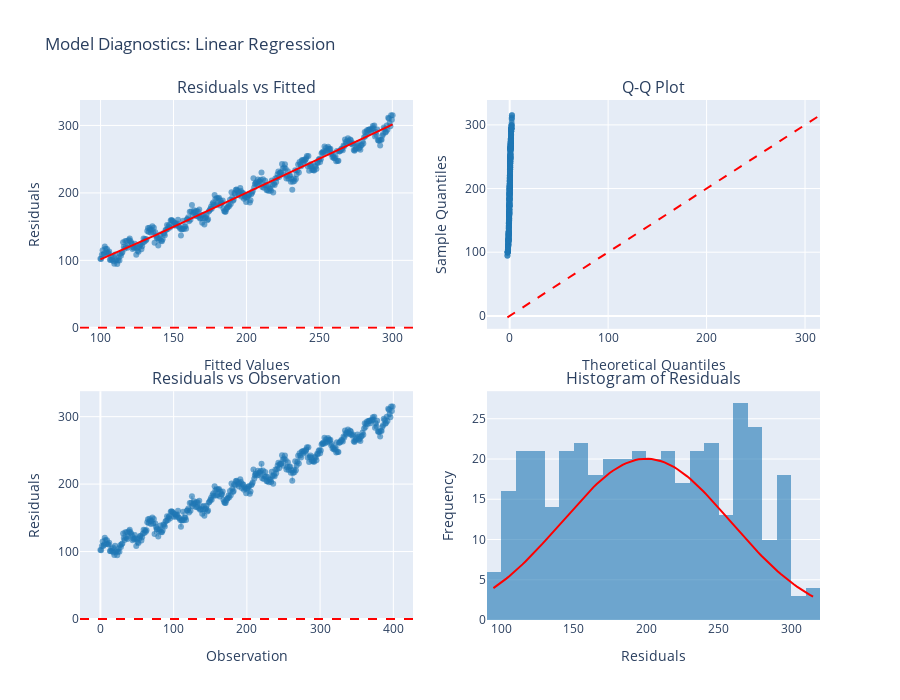

The code cell stored with this chart in its notebook:
### Markdown cell above
## 2. plot_residuals() - Diagnostic Plots

Check model assumptions with comprehensive diagnostic plots.

### Code cell
# Plot all diagnostics (2x2 grid)
fig = plot_residuals(
    fit,
    plot_type="all",
    title="Model Diagnostics: Linear Regression",
    height=700,
    width=900
)

fig.show()

print("\n📊 Diagnostic plots:")
print("  • Top-left: Residuals vs Fitted (check for patterns)")
print("  • Top-right: Q-Q plot (check normality)")
print("  • Bottom-left: Residuals vs Time (check for autocorrelation)")
print("  • Bottom-right: Histogram (check distribution)")

### Figure 1 — Plotly figure (JSON) as saved in the notebook; plotly's stock layout.template omitted (floating-point values rounded to 4 significant figures; data arrays with more than 128 entries replaced by an {"elided": "..."} marker saying what was removed)
{"data": [{"hovertemplate": "Fitted: %{x:.2f}<br>Residual: %{y:.2f}<extra></extra>", "marker": {"color": "rgba(31, 119, 180, 0.6)", "size": 6}, "mode": "markers", "showlegend": false, "type": "scatter", "x": {"elided": "400 float values"}, "xaxis": "x", "y": {"elided": "400 float values"}, "yaxis": "y"}, {"hoverinfo": "skip", "line": {"color": "red", "width": 2}, "mode": "lines", "showlegend": false, "type": "scatter", "x": {"elided": "400 float values"}, "xaxis": "x", "y": {"elided": "400 float values"}, "yaxis": "y"}, {"hovertemplate": "Theoretical: %{x:.2f}<br>Sample: %{y:.2f}<extra></extra>", "marker": {"color": "rgba(31, 119, 180, 0.6)", "size": 6}, "mode": "markers", "showlegend": false, "type": "scatter", "x": {"elided": "400 float values"}, "xaxis": "x2", "y": {"elided": "400 float values"}, "yaxis": "y2"}, {"hoverinfo": "skip", "line": {"color": "red", "dash": "dash"}, "mode": "lines", "showlegend": false, "type": "scatter", "x": [-2.326, 315.2], "xaxis": "x2", "y": [-2.326, 315.2], "yaxis": "y2"}, {"hovertemplate": "Observation: %{x}<br>Residual: %{y:.2f}<extra></extra>", "line": {"color": "rgba(31, 119, 180, 0.3)", "width": 1}, "marker": {"color": "rgba(31, 119, 180, 0.6)", "size": 6}, "mode": "markers+lines", "showlegend": false, "type": "scatter", "x": {"elided": "400 int values"}, "xaxis": "x3", "y": {"elided": "400 float values"}, "yaxis": "y3"}, {"hovertemplate": "Range: %{x}<br>Count: %{y}<extra></extra>", "marker": {"color": "rgba(31, 119, 180, 0.6)"}, "nbinsx": 30, "showlegend": false, "type": "histogram", "x": {"elided": "400 float values"}, "xaxis": "x4", "yaxis": "y4"}, {"hoverinfo": "skip", "line": {"color": "red", "width": 2}, "mode": "lines", "showlegend": false, "type": "scatter", "x": [94.43, 96.66, 98.89, 101.1, 103.4, 105.6, 107.8, 110.0, 112.3, 114.5, 116.7, 119.0, 121.2, 123.4, 125.7, 127.9, 130.1, 132.3, 134.6, 136.8, 139.0, 141.3, 143.5, 145.7, 148.0, 150.2, 152.4, 154.6, 156.9, 159.1, 161.3, 163.6, 165.8, 168.0, 170.3, 172.5, 174.7, 176.9, 179.2, 181.4, 183.6, 185.9, 188.1, 190.3, 192.6, 194.8, 197.0, 199.2, 201.5, 203.7, 205.9, 208.2, 210.4, 212.6, 214.9, 217.1, 219.3, 221.5, 223.8, 226.0, 228.2, 230.5, 232.7, 234.9, 237.2, 239.4, 241.6, 243.9, 246.1, 248.3, 250.5, 252.8, 255.0, 257.2, 259.5, 261.7, 263.9, 266.2, 268.4, 270.6, 272.8, 275.1, 277.3, 279.5, 281.8, 284.0, 286.2, 288.5, 290.7, 292.9, 295.1, 297.4, 299.6, 301.8, 304.1, 306.3, 308.5, 310.8, 313.0, 315.2], "xaxis": "x4", "y": [3.953, 4.231, 4.521, 4.824, 5.141, 5.47, 5.811, 6.165, 6.532, 6.909, 7.299, 7.699, 8.109, 8.528, 8.957, 9.393, 9.836, 10.29, 10.74, 11.2, 11.66, 12.12, 12.58, 13.04, 13.5, 13.96, 14.41, 14.85, 15.28, 15.7, 16.11, 16.51, 16.89, 17.26, 17.61, 17.94, 18.25, 18.54, 18.81, 19.05, 19.27, 19.46, 19.63, 19.76, 19.87, 19.96, 20.01, 20.04, 20.03, 20.0, 19.94, 19.84, 19.73, 19.58, 19.41, 19.21, 18.98, 18.73, 18.46, 18.16, 17.85, 17.51, 17.15, 16.78, 16.39, 15.99, 15.58, 15.15, 14.72, 14.27, 13.82, 13.37, 12.91, 12.45, 11.98, 11.52, 11.06, 10.6, 10.15, 9.704, 9.262, 8.828, 8.402, 7.986, 7.578, 7.182, 6.796, 6.421, 6.059, 5.708, 5.37, 5.045, 4.733, 4.433, 4.147, 3.873, 3.612, 3.364, 3.129, 2.905], "yaxis": "y4"}], "layout": {"annotations": [{"font": {"size": 16}, "showarrow": false, "text": "Residuals vs Fitted", "x": 0.225, "xanchor": "center", "xref": "paper", "y": 1, "yanchor": "bottom", "yref": "paper"}, {"font": {"size": 16}, "showarrow": false, "text": "Q-Q Plot", "x": 0.775, "xanchor": "center", "xref": "paper", "y": 1, "yanchor": "bottom", "yref": "paper"}, {"font": {"size": 16}, "showarrow": false, "text": "Residuals vs Observation", "x": 0.225, "xanchor": "center", "xref": "paper", "y": 0.44, "yanchor": "bottom", "yref": "paper"}, {"font": {"size": 16}, "showarrow": false, "text": "Histogram of Residuals", "x": 0.775, "xanchor": "center", "xref": "paper", "y": 0.44, "yanchor": "bottom", "yref": "paper"}], "height": 700, "shapes": [{"line": {"color": "red", "dash": "dash"}, "type": "line", "x0": 0, "x1": 1, "xref": "x domain", "y0": 0, "y1": 0, "yref": "y"}, {"line": {"color": "red", "dash": "dash"}, "type": "line", "x0": 0, "x1": 1, "xref": "x3 domain", "y0": 0, "y1": 0, "yref": "y3"}], "showlegend": false, "title": {"text": "Model Diagnostics: Linear Regression"}, "width": 900, "xaxis": {"anchor": "y", "domain": [0, 0.45], "title": {"text": "Fitted Values"}}, "xaxis2": {"anchor": "y2", "domain": [0.55, 1], "title": {"text": "Theoretical Quantiles"}}, "xaxis3": {"anchor": "y3", "domain": [0, 0.45], "title": {"text": "Observation"}}, "xaxis4": {"anchor": "y4", "domain": [0.55, 1], "title": {"text": "Residuals"}}, "yaxis": {"anchor": "x", "domain": [0.56, 1], "title": {"text": "Residuals"}}, "yaxis2": {"anchor": "x2", "domain": [0.56, 1], "title": {"text": "Sample Quantiles"}}, "yaxis3": {"anchor": "x3", "domain": [0, 0.44], "title": {"text": "Residuals"}}, "yaxis4": {"anchor": "x4", "domain": [0, 0.44], "title": {"text": "Frequency"}}}}
